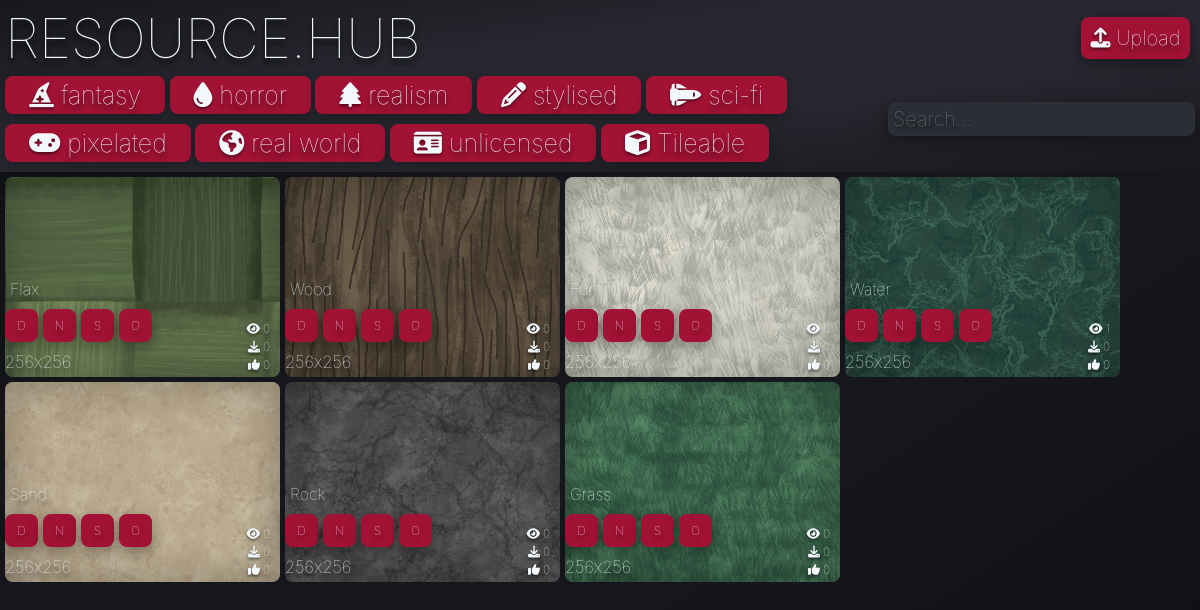
Before: / with the older database file.
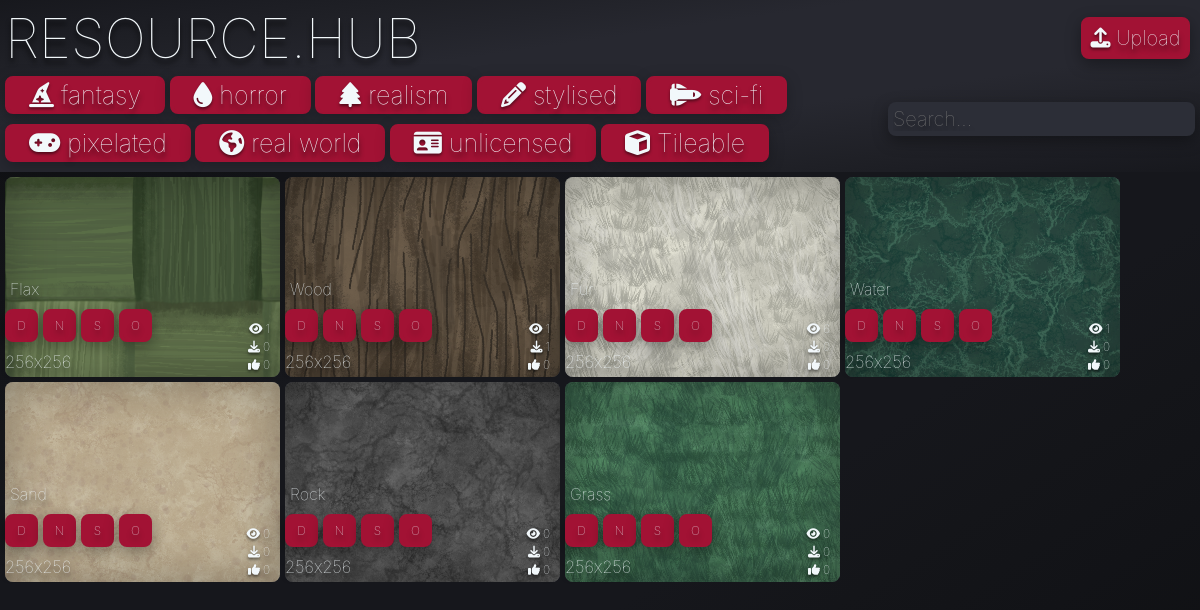
After: the same page with the newer database file.
### tables this page shows
CREATE TABLE Tag (ID INTEGER PRIMARY KEY, name TEXT, icon TEXT);

CREATE TABLE asset (ID INTEGER PRIMARY KEY, name TEXT, description TEXT, views INTEGER, downloads INTEGER, likes INTEGER, resolution TEXT);

### app.py (the view)
@app.route('/')
def home():
    tags = query("SELECT name, icon FROM Tag")
    assets_data = query("""
                        SELECT id,name,COALESCE(views,0),COALESCE(downloads,0),
                        COALESCE(likes,0),COALESCE(resolution,'Unknown')
                        FROM asset
                        """)
    processed_assets = []
    for asset_row in assets_data:
        asset_info = []
        for item in asset_row:
            asset_info.append(item)
        processed_assets.append(asset_info)
    for asset in processed_assets:
        associated_tags = query(
            "SELECT name, icon FROM Tag WHERE ID IN \
            (SELECT Tag_ID FROM assetTags WHERE Model_ID = ?)",
            (asset[0],)
        )
        asset.append(associated_tags)
        available_types = []
        for suffix in ['d', 'n', 's', 'o']:
            file_path = os.path.join(app.config["UPLOAD_FOLDER"],
                                     f"{asset[0]}{suffix}.png")
            if os.path.exists(file_path):
                available_types.append(suffix)
        asset.append(available_types)
    return render_template('home.html',
                           tags=tags,
                           assets=processed_assets,
                           show_navbar=True)

### app.py (called while the page is built)
def query(query, param=(), commit=False):
    with sqlite3.connect("database.db") as conn:
        cur = conn.cursor()
        cur.execute(query, param)
        if commit:
            conn.commit()
            return cur.lastrowid
        else:
            return cur.fetchall()

### templates/home.html
{% extends "template.html" %}
{% block content %}
    <div class="body">
        {% for asset in assets %}
        {% set default_type = asset[7][0] if asset[7] else None %}
        <a href="/asset/{{asset[0]}}" class="asset-link" data-asset-id="{{asset[0]}}" data-default-type="{{ default_type if default_type else 'placeholder' }}" style="background-image: url('{% if default_type %}/static/images/{{asset[0]}}{{default_type}}.png{% else %}/static/images/placeholder.png{% endif %}')">
            <div class="asset" data-tags="{{ asset[6] | map(attribute=0) | join(',') }}">
                <div class="asset-bottom">
                    <div class="asset-info">
                        <p>{{ asset[1] }}</p>
                        <div class="img-types">
                            {% if asset[7] %}
                                {% for type in asset[7] %}
                                <div class="button img-type-btn" data-type="{{type}}" data-asset-id="{{asset[0]}}">{{type.upper()}}</div>
                                {% endfor %}
                            {% endif %}
                        </div>
                        <div class="resolution">
                            <small>{{ asset[5] }}</small>
                        </div>
                    </div>
                    <div class="asset-stats">
                        <div><i class="fa-solid fa-eye"></i> {{ asset[2] }}</div>
                        <div><i class="fa-solid fa-download"></i> {{ asset[3] }}</div>
                        <div><i class="fa-solid fa-thumbs-up"></i> {{ asset[4] }}</div>
                    </div>
                </div>
            </div>
        </a>
        {% endfor %}
    </div>
{% endblock %}

### templates/template.html (shortened to what this page needs)
<html lang="en">
    <head>
        <link rel="stylesheet" href="/static/style.css">
        <link rel="stylesheet" href="https://cdnjs.cloudflare.com/ajax/libs/font-awesome/6.4.0/css/all.min.css" />
    </head>
    <body>
        <div class="header">
            <div class="title-container">
                <a class="header-link" href="/">RESOURCE.HUB</a>
                <a class="button" href="/upload" ><i class="fa-solid fa-upload"></i> Upload</a>
            </div>
            {% if show_navbar %}
            <div class="navbar">
                <div id="tag-buttons">
                    {% for tag in tags %}
                    <button class="tag-button" data-tag="{{ tag[0] }}"><i class="{{tag[1]}}" ></i> {{ tag[0] }}</button>
                    {% endfor %}
                </div>
                <input class="search" type="text" name="name" placeholder="Search...">
            </div>
            {% endif %}
        </div>
        {% block content %}
        {% endblock %}
    </body>
</html>

### static/style.css (style rules this page uses)
:root { --primary-color: #18191F; --secondary-color: #2C2E37; --accent-color: #a21234; --primary-font-color: #F2F8FB; --secondary-font-color: #18191F; --shadow-color: black; --font-family: 'inter', sans-serif; --border-radius: 8px; --margin: 5px; --padding: 5px; --small-font-size: 16px; --medium-font-size: 20px; --large-font-size: 55px; }
* { font-family: var(--font-family); font-weight: 100; text-decoration: none; text-shadow: 0 5px 5px rgba(0, 0, 0, 1); color: var(--primary-font-color); }
body { background-image: linear-gradient(to right bottom, #0d0e11, #101114, #121317, #141519, #16171c, #16171c, #16171c, #16171c, #141519, #121317, #101114, #0d0e11); margin: 0px; }
input { background-color: var(--primary-color); border-style: none; font-size: var(--medium-font-size); border-radius: var(--border-radius); padding: var(--padding); }
.body { margin: var(--margin); display: flex; flex-wrap: wrap; gap: var(--margin); justify-content: flex-start; }
.asset { display: flex; flex-direction: column; font-size: var(--medium-font-size); color: var(--primary-font-color); border-radius: var(--border-radius); text-align: left; transition: all 0.3s ease; width: 275px; height: 200px; background-size: cover; justify-content: flex-end; position: relative; }
.asset-bottom { display: flex; justify-content: space-between; align-items: flex-end; margin-bottom: 5px; }
.asset-info { display: flex; flex-direction: column; gap: 5px; }
.asset-stats { display: flex; flex-direction: column; gap: 3px; font-size: 12px; text-align: right; margin-right: 10px; }
.asset-stats div { display: flex; align-items: center; justify-content: flex-end; gap: 3px; }
.asset::before { content: ''; position: absolute; top: 0; left: 0; right: 0; bottom: 0; background-color: var(--secondary-color); border-radius: var(--border-radius); z-index: -1; }
.asset-link { background-color: var(--secondary-color) !important; box-shadow: inset 0 0 50px rgba(0, 0, 0, 0.3); border-radius: var(--border-radius); }
.img-types { display: flex; gap: 5px; align-self: flex-start; margin-bottom: 5px; }
.img-types .button { width: 25px; height: 25px; margin: 0; padding: 0; display: flex; align-items: center; justify-content: center; font-size: 12px; cursor: pointer; transition: all 0.2s ease; }
.button { font-size: var(--medium-font-size); color: var(--primary-font-color); border: 4px solid var(--accent-color); border-radius: var(--border-radius); padding: var(--padding); margin: var(--margin); background-color: var(--accent-color); text-align: center; transition-duration: 0.3s; box-shadow: 0 5px 15px rgba(0, 0, 0, 0.35); }
.tag-button { font-size: 25px; color: var(--primary-font-color); border: 4px solid var(--accent-color); border-radius: var(--border-radius); padding: 0 20px; margin: 5px auto; background-color: var(--accent-color); text-align: center; transition-duration: 0.3s; box-shadow: 0 4px 15px rgba(0, 0, 0, 0.25); }
p { margin: 5px; font-size: var(--small-font-size); }
.navbar { display: grid; grid-template-columns: 6fr 1fr; text-align: left; }
.header { padding: var(--padding); background-image: linear-gradient(to right bottom, #17181d, #1b1c22, #1f2026, #23242b, #272830, #272830, #272830, #272830, #23242b, #1f2026, #1b1c22, #17181d); }
.navbar { text-align: left; align-items: center; }
.title-container { display: grid; grid-template-columns: 9fr 1fr; justify-content: center; align-items: center; }
.header-link { font-size: var(--large-font-size); }
i { text-shadow: 0 2px 3px rgba(0, 0, 0, 0.5); }
.search { background-color: var(--secondary-color); box-shadow: 0 5px 15px rgba(0, 0, 0, 0.35); }

Changed rows visible on the page:
changed asset "Flax": asset "0" → "1"
changed asset "Wood": asset "0" → "1"
changed asset "Fur": views "0" → "6"
